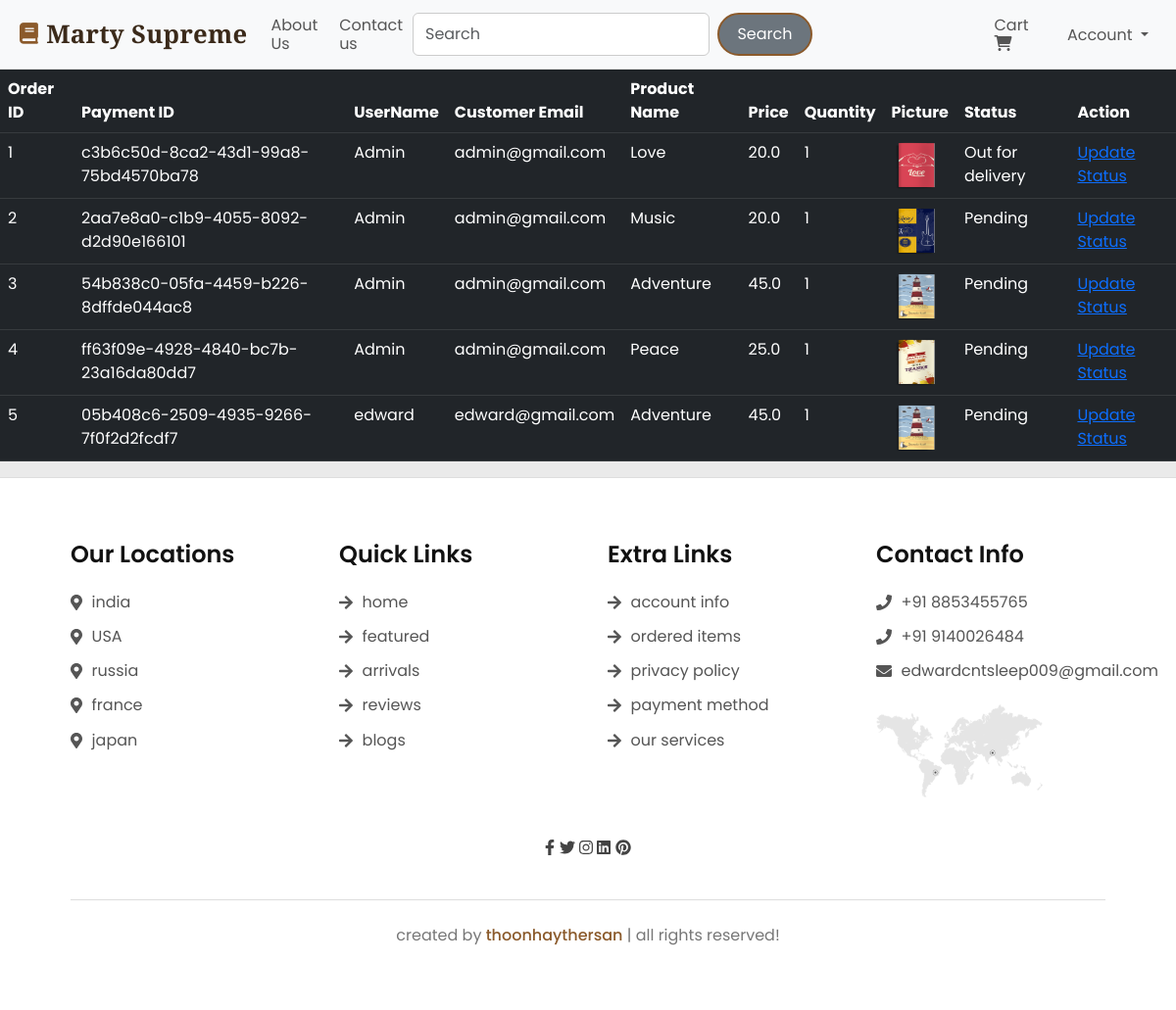
The page /view-orders (signed in) on the database its author committed.
### website/models.py (models this page shows, shortened)
class Order(db.Model):
    id = db.Column(db.Integer, primary_key=True)
    quantity = db.Column(db.Integer, nullable=False)
    price = db.Column(db.Float, nullable=False)
    status = db.Column(db.String(100), nullable=False)
    payment_id = db.Column(db.String(1000), nullable=False)
    customer_link = db.Column(db.Integer, db.ForeignKey('customer.id'), nullable=False)
    product_link = db.Column(db.Integer, db.ForeignKey('product.id'), nullable=False)

class Customer(db.Model, UserMixin):
    id = db.Column(db.Integer, primary_key=True)
    email = db.Column(db.String(100), unique=True)
    username = db.Column(db.String(100))
    password_hash = db.Column(db.String(150))
    date_joined = db.Column(db.DateTime(), default=datetime.utcnow())
    cart_items = db.relationship('Cart', backref=db.backref('customer', lazy=True))
    orders = db.relationship('Order', backref=db.backref('customer', lazy=True))
    @property
    def password(self):
        raise AttributeError('Password is not a readable Attribute')

class Product(db.Model):
    id = db.Column(db.Integer, primary_key=True)
    product_name = db.Column(db.String(100), nullable=False)
    current_price = db.Column(db.Float, nullable=False)
    previous_price = db.Column(db.Float, nullable=False)
    in_stock = db.Column(db.Integer, nullable=False)
    product_picture = db.Column(db.String(1000), nullable=False)
    flash_sale = db.Column(db.Boolean, default=False)
    date_added = db.Column(db.DateTime, default=datetime.utcnow())
    carts = db.relationship('Cart', backref=db.backref('product', lazy=True))
    orders = db.relationship('Order', backref=db.backref('product', lazy=True))

### website/admin.py (the view)
@admin.route('/view-orders')
def order_view():
    if current_user.id == 1:
        orders = Order.query.all()
        return render_template('view_orders.html', orders=orders)
    return render_template('404.html')

### website/__init__.py (called while the page is built)
def create_app():
    app = Flask(__name__)
    app.config['SECRET_KEY'] = 'edward'
    app.config['SQLALCHEMY_DATABASE_URI'] = f'sqlite:///{DB_NAME}'
    db.init_app(app)
    @app.errorhandler(404)
    def page_not_found(error):
        return render_template('404.html')
    login_manager = LoginManager()
    login_manager.init_app(app)
    login_manager.login_view = 'auth.login'
    @login_manager.user_loader
    def load_user(id):
        return Customer.query.get(int(id))
    from .views import views
    from .auth import auth
    from .admin import admin
    from .models import Customer, Cart, Product, Order
    app.register_blueprint(views, url_prefix='/') #localhost:5000/about-us
    app.register_blueprint(auth, url_prefix='/') #localhost:5000/auth/change-password
    app.register_blueprint(admin, url_prefix='/')
    return app

### website/templates/view_orders.html (shortened to what this page needs)
{% extends 'base.html' %}
{% block body %}
<table class="table table-dark table-hover">
    <thead>
        <tr>
            <th scope="col">Order ID</th>
            <th scope="col">Payment ID</th>
            <th scope="col">UserName</th>
            <th scope="col">Customer Email</th>
            <th scope="col">Product Name</th>
            <th scope="col">Price</th>
            <th scope="col">Quantity</th>
            <th scope="col">Picture</th>
            <th scope="col">Status</th>
            <th scope="col">Action</th>
        </tr>
    </thead>
    <tbody>
        {% for order in orders %}
        <tr>
            <td>{{ order.id }}</td>
            <td>{{ order.payment_id }}</td>
            <td>{{ order.customer.username }}</td>
            <td>{{ order.customer.email }}</td>
            <td>{{ order.product.product_name }}</td>
            <td>{{ order.price }}</td>
            <td>{{ order.quantity }}</td>
            <td><img src="{{ order.product.product_picture }}" alt="" style="height: 50px; width: 50px; border-radius: 2px;"></td>
            <td>{{ order.status}}</td>
            <td>
                <a href="/update-order/{{ order.id }}">Update Status</a>
            </td>
        </tr>
        {% endfor %}
    </tbody>
</table>
{% endblock %}

### website/static/css/style.css (style rules this page uses)
body { background: #f8f6f3; color: #222; font-family: 'Poppins', sans-serif; }

### rows shown on the page
Order: id "1", payment_id "c3b6c50d-8ca2-43d1-99a8-75bd4570ba78", customer.username "Admin", customer.email "admin@gmail.com", product.product_name "Love", price "20.0", quantity "1", product.product_picture (picture), status "Out for delivery"
Order: id "2", payment_id "2aa7e8a0-c1b9-4055-8092-d2d90e166101", customer.username "Admin", customer.email "admin@gmail.com", product.product_name "Music", price "20.0", quantity "1", product.product_picture (picture), status "Pending"
Order: id "3", payment_id "54b838c0-05fa-4459-b226-8dffde044ac8", customer.username "Admin", customer.email "admin@gmail.com", product.product_name "Adventure", price "45.0", quantity "1", product.product_picture (picture), status "Pending"
Order: id "4", payment_id "ff63f09e-4928-4840-bc7b-23a16da80dd7", customer.username "Admin", customer.email "admin@gmail.com", product.product_name "Peace", price "25.0", quantity "1", product.product_picture (picture), status "Pending"
Order: id "5", payment_id "05b408c6-2509-4935-9266-7f0f2d2fcdf7", customer.username "edward", customer.email "edward@gmail.com", product.product_name "Adventure", price "45.0", quantity "1", product.product_picture (picture), status "Pending"
